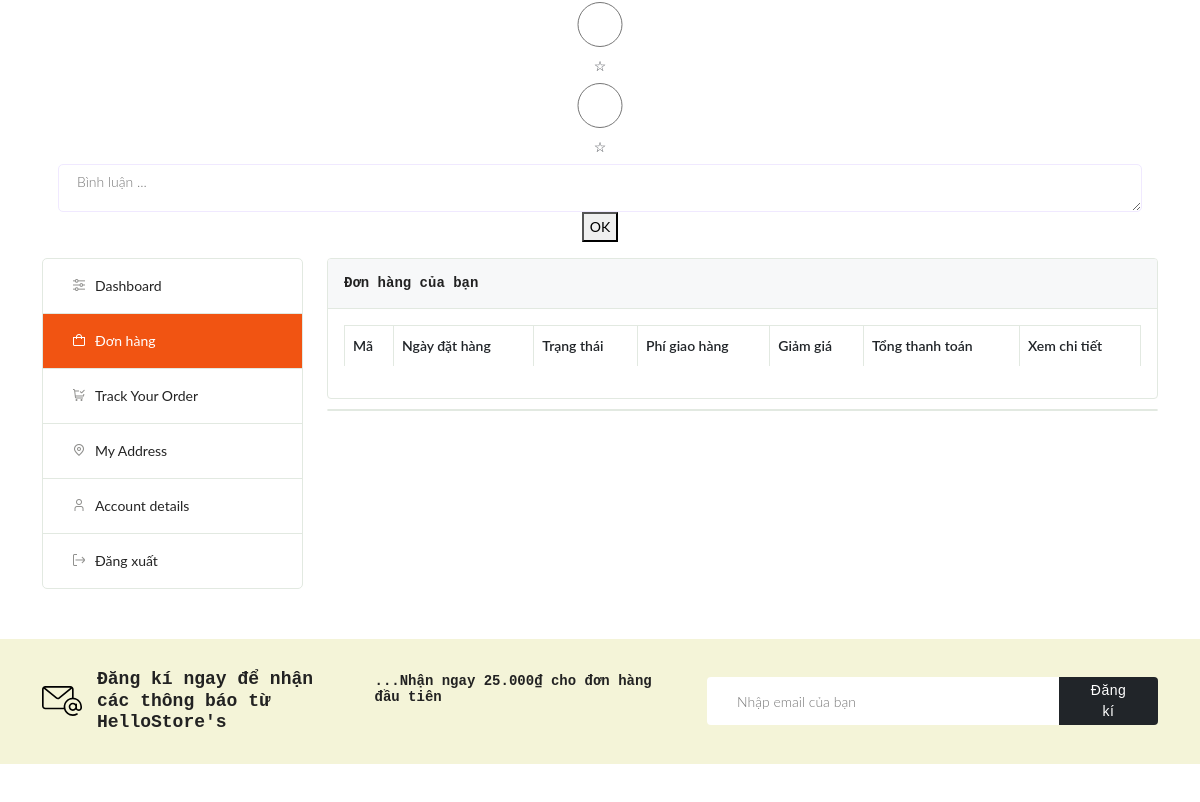
The app's page /my-account.php (signed in, middle part), older data.
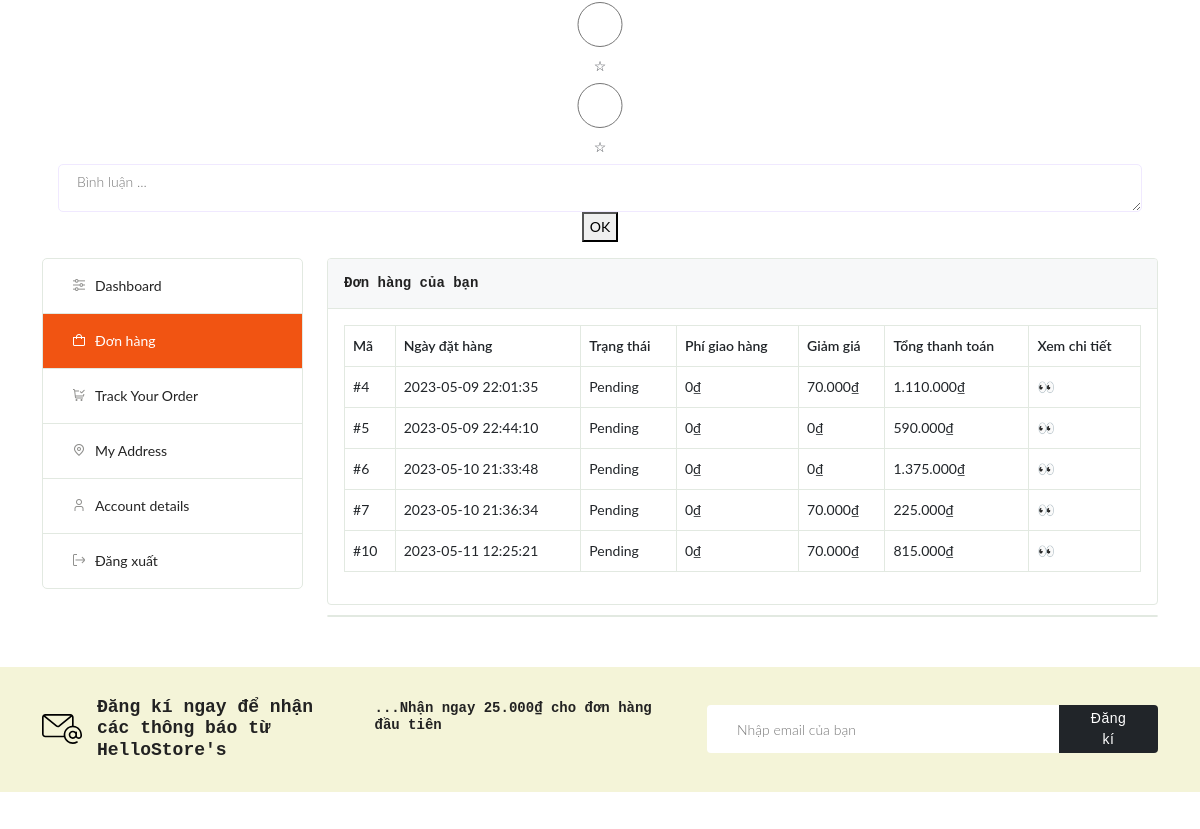
The same page, newer data.
### tables this page shows
CREATE TABLE `orders` (
  `id` int(11) NOT NULL COMMENT 'ORDERS ID',
  `customer_id` int(11) NOT NULL,
  `order_date` datetime NOT NULL,
  `sub_total` double NOT NULL,
  `delivery_charge` double NOT NULL,
  `discount_amount` double NOT NULL,
  `grand_total` double NOT NULL,
  `payment_method` enum('VNPAY','Cash On Delivery') NOT NULL DEFAULT 'Cash On Delivery',
  `transaction_id` varchar(256) NOT NULL,
  `transaction_status` enum('Paid','Unpaid') NOT NULL DEFAULT 'Paid',
  `order_item_status` enum('Pending','Processing','Completed','Cancelled') NOT NULL DEFAULT 'Pending',
  `is_delete` enum('0','1') NOT NULL DEFAULT '0',
  `created_at` datetime DEFAULT NULL,
  `updated_at` datetime DEFAULT NULL
);

### app/Controllers/View.php (called while the page is built, shortened)
<?php
class View
{
    public function loadContent($directory, $page_name)
    {
        include('resource/views/' . $directory . '/' . $page_name . '.php');
    }
}

### my-account.php (called while the page is built, shortened)
<?php
include('app/Controllers/View.php');
$view = new View();
$view->loadContent("include", "session");
$view->loadContent('include', 'top');
$view->loadContent('content', 'my-account');
?>

### app/Models/Eloquent.php (called while the page is built, shortened)
<?php
class Eloquent
{
    public $connection;
    public function __construct()
    {
        $this->connection = new PDO('mysql:host=' . $GLOBALS['DBHOST'] . ';dbname=' . $GLOBALS['DBNAME'] . ';charset=utf8', $GLOBALS['DBUSER'], $GLOBALS['DBPASS']);
        $this->connection->setAttribute(PDO::ATTR_ERRMODE, PDO::ERRMODE_EXCEPTION);
        $this->connection->setAttribute(PDO::ATTR_EMULATE_PREPARES, false);
    }
    public function selectData(
        $columnName,
        $tableName,
        $whereValue = [],
        $inColumn = [],
        $inValue = [],
        $formatByGroup = [],
        $formatByOrder = 0,
        $paginate = [],
        $price = ['MIN' => 0, 'MAX' => 0]
    ) {
        try {
            if ($columnName == "*")
                $sql1 = "SELECT * FROM ";
            else {
                $sql1 = "SELECT ";
                foreach ($columnName as $eachColumn) {
                    $sql1 .= $eachColumn . ", ";
                }
                $sql1 = rtrim($sql1, ", ");
                $sql1 .= " FROM $tableName";
            }
            if ($whereValue != []) {
                $sql1 .= " WHERE ";
                if (array_key_exists('operator', $whereValue)) {
                    $operator = $whereValue['operator'] == '=' ? ' = ' : ' <> ';
                } else $operator = ' = ';
                foreach ($whereValue as $eachColumn => $eachValue) {
                    $sql1 .= $eachColumn . $operator . '\'' . $eachValue . '\'' . " AND ";
                }
                $sql1 = rtrim($sql1, "AND ");
            }
            if ($inColumn != []) {
                $sql1 .= " WHERE ";
                $i = $j = 0;
                foreach ($inColumn as $eachColumn) {
                    $sql1 .= $eachColumn . " IN (";
                    foreach ($inValue as $eachValue) {
                        if ($i == $j){
                            $sql1 .= $eachValue . ", ";
                            break;
                        }
                        $j++;
                    }
                    $sql1 = rtrim($sql1, ", ");
                    $sql1 .= ") AND ";
                    $i++;
                }
                $sql1 = rtrim($sql1, "AND ");
            }
            $query = $this->connection->prepare($sql1);
            $query->execute();
            $dataSelected = $query->fetchAll(PDO::FETCH_ASSOC);
            return $dataSelected;
        } catch (PDOException $e) {
            echo $e->getMessage();
        }
    }
}

### resource/views/include/top.php (the view, shortened to what the changed rows need)
<!DOCTYPE html>
<html class="no-js" lang="en">
<head>
    <link rel="stylesheet" href="public/assets/css/main.css">
    <link rel="stylesheet" href="public/assets/css/custom.css">
    <link rel="stylesheet" href="public/assets/css/toastr.css">
    <link rel="stylesheet" href="public/assets/css/invoice.css">
    <link rel="stylesheet" href="public/assets/css/popup-review.css">
</head>
<body class="preloading">
    <?php
    include 'app/Models/Eloquent.php';
    ?>

### resource/views/content/my-account.php (shortened to what the changed rows need)
<?php
$eloquent = new Eloquent();
$orderList = $eloquent->selectData(['*'], 'orders', ['customer_id' => $_SESSION['SSCF_login_id']]);
?>
<main class="main">
    <section class="pt-50 pb-50">
        <div class="container">
            <div class="row">
                <div class="col-lg-12 m-auto">
                    <div class="row">
                        <div class="col-md-9">
                            <div class="tab-content dashboard-content">
                                <div class="tab-pane fade active show" id="orders" role="tabpanel" aria-labelledby="orders-tab">
                                    <div class="card">
                                        <div class="card-body">
                                            <div class="table-responsive">
                                                <table class="table">
                                                    <thead>
                                                        <tr>
                                                            <th>Mã</th>
                                                            <th>Ngày đặt hàng</th>
                                                            <th>Trạng thái</th>
                                                            <th>Phí giao hàng</th>
                                                            <th>Giảm giá</th>
                                                            <th>Tổng thanh toán</th>
                                                            <th>Xem chi tiết</th>
                                                        </tr>
                                                    </thead>
                                                    <tbody>
                                                        <?php
                                                        foreach ($orderList as $eachOrder) {
                                                        ?>
                                                            <tr>
                                                                <td>#<?php echo $eachOrder['id']; ?></td>
                                                                <td><?php echo $eachOrder['order_date']; ?></td>
                                                                <td><?php echo $eachOrder['order_item_status']; ?></td>
                                                                <td><?php echo number_format($eachOrder['delivery_charge'], 0, ",", ".") . $GLOBALS['CURRENCY'] ?></td>
                                                                <td><?php echo number_format($eachOrder['discount_amount'], 0, ",", ".") . $GLOBALS['CURRENCY'] ?></td>
                                                                <td><?php echo number_format($eachOrder['grand_total'], 0, ",", ".") . $GLOBALS['CURRENCY'] ?></td>
                                                                <td><a data-itemid="<?= $eachOrder['id'] ?>" class="btn-small d-block view-detail">👀</a></td>
                                                            </tr>
                                                        <?php
                                                        }
                                                        ?>
                                                    </tbody>
                                                </table>
                                            </div>
                                        </div>
                                    </div>
                                </div>
                            </div>
                        </div>
                    </div>
                </div>
            </div>
        </div>
    </section>
</main>

Row changes from the older to the newer data that the page shows:
added orders: id "4", order_date "2023-05-09 22:01:35", order_item_status "Pending", delivery_charge "0", discount_amount "70.000", grand_total "1.110.000"
added orders: id "5", order_date "2023-05-09 22:44:10", order_item_status "Pending", delivery_charge "0", discount_amount "0", grand_total "590.000"
added orders: id "6", order_date "2023-05-10 21:33:48", order_item_status "Pending", delivery_charge "0", discount_amount "0", grand_total "1.375.000"
added orders: id "7", order_date "2023-05-10 21:36:34", order_item_status "Pending", delivery_charge "0", discount_amount "70.000", grand_total "225.000"
added orders: id "10", order_date "2023-05-11 12:25:21", order_item_status "Pending", delivery_charge "0", discount_amount "70.000", grand_total "815.000"
